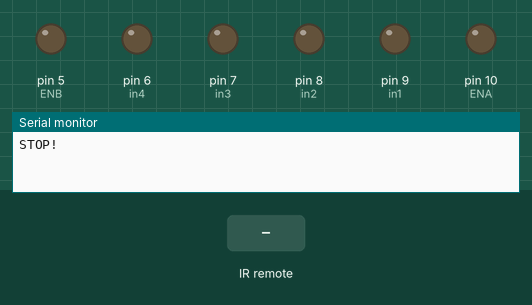
Recording of a sketch running on a simulated Arduino Uno, built with avr-gcc and run on an emulated ATmega328P. Shown: output pins drawn as LEDs (lit = HIGH), the last lines printed to the serial monitor. The test bench sets the inputs (shaded band).

Above: at 1.2 s.
1.3 s: infrared code 0xFF629D received
At 2.9 s:
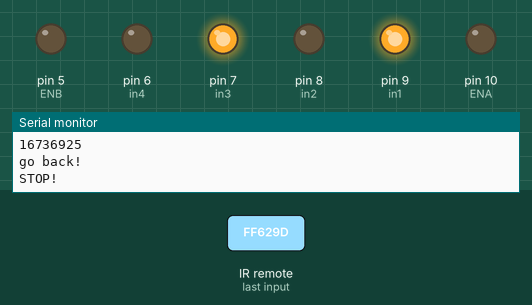
3.9 s: infrared code 0xFFA857 received
At 6.1 s:
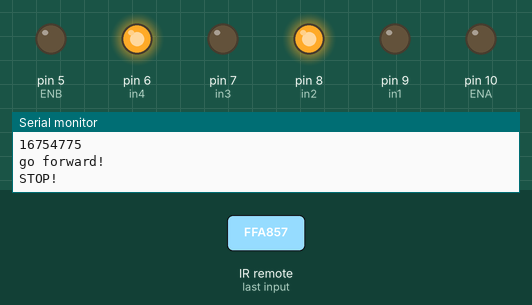
6.5 s: infrared code 0xFF22DD received
At 7.3 s:
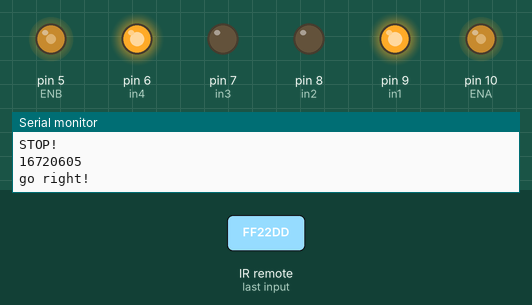
9.5 s: infrared code 0xFFC23D received
At 10.8 s:
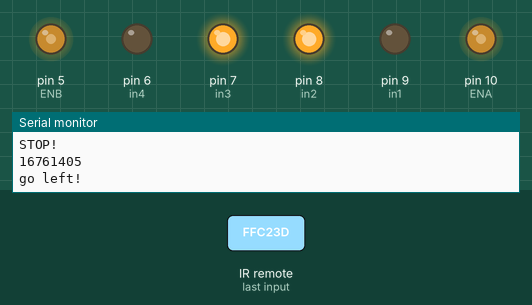
12.5 s: infrared code 0xFF629D received
At 13.0 s:
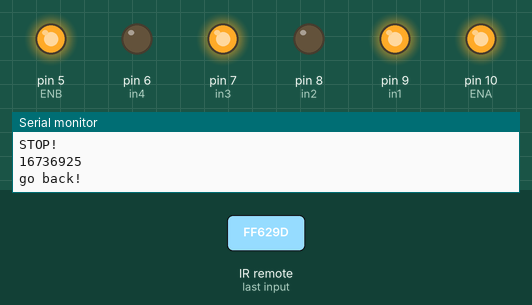
15.1 s: infrared code 0xFFA857 received
At 16.0 s:
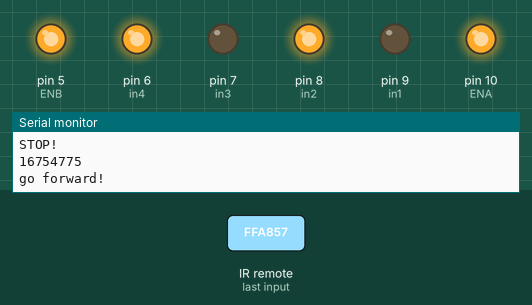
Timing chart, 0 to 18.1 s (numbered marks = the images above; inputs shaded):
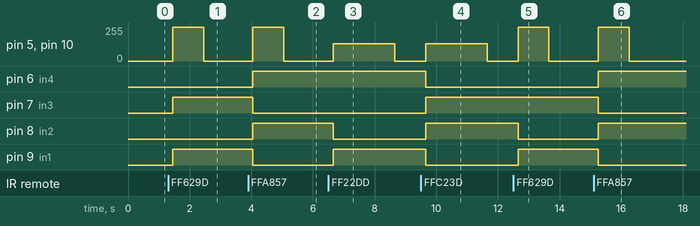

Measured:
- after the input at 1.3 s, pin 5 (ENB), pin 10 (ENA): 0/255 → 255/255 after 0.15 s, → 0/255 1.0 s later; pin 7 (in3), pin 9 (in1): LOW → HIGH after 0.15 s
- after the input at 3.9 s, pin 5 (ENB), pin 10 (ENA): 0/255 → 255/255 after 0.15 s, → 0/255 1.0 s later; pin 6 (in4), pin 8 (in2): LOW → HIGH after 0.15 s; pin 7 (in3), pin 9 (in1): HIGH → LOW after 0.15 s
- after the input at 6.5 s, pin 5 (ENB), pin 10 (ENA): 0/255 → 130/255 after 0.15 s, → 0/255 2.0 s later; pin 8 (in2): HIGH → LOW after 0.15 s; pin 9 (in1): LOW → HIGH after 0.15 s
- after the input at 9.5 s, pin 5 (ENB), pin 10 (ENA): 0/255 → 130/255 after 0.15 s, → 0/255 2.0 s later; pin 6 (in4), pin 9 (in1): HIGH → LOW after 0.15 s; pin 7 (in3), pin 8 (in2): LOW → HIGH after 0.15 s
- after the input at 12.5 s, pin 5 (ENB), pin 10 (ENA): 0/255 → 255/255 after 0.15 s, → 0/255 1.0 s later; pin 8 (in2): HIGH → LOW after 0.15 s; pin 9 (in1): LOW → HIGH after 0.15 s
- after the input at 15.1 s, pin 5 (ENB), pin 10 (ENA): 0/255 → 255/255 after 0.15 s, → 0/255 1.0 s later; pin 6 (in4), pin 8 (in2): LOW → HIGH after 0.15 s; pin 7 (in3), pin 9 (in1): HIGH → LOW after 0.15 s

The sketch:

infrared.remote.control.ino
```cpp
#include <IRremote.h>
int receiverpin = 12;
int in1=9;
int in2=8;
int in3=7;
int in4=6;
int ENA=10;
int ENB=5;
int ABS=130;
unsigned long RED;
#define A 16736925
#define B 16754775
#define X 16712445
#define C 16720605
#define D 16761405

IRrecv irrecv(receiverpin);
decode_results results;

void _mForward()
{
  digitalWrite(ENA,HIGH);
  digitalWrite(ENB,HIGH);
  digitalWrite(in1,LOW);
  digitalWrite(in2,HIGH);
  digitalWrite(in3,LOW);
  digitalWrite(in4,HIGH);
  Serial.println("go forward!");
}
void _mBack()
{
  digitalWrite(ENA,HIGH);
  digitalWrite(ENB,HIGH);
  digitalWrite(in1,HIGH);
  digitalWrite(in2,LOW);
  digitalWrite(in3,HIGH);
  digitalWrite(in4,LOW);
  Serial.println("go back!");
}
void _mleft()
{
  analogWrite(ENA,ABS);
  analogWrite(ENB,ABS);
  digitalWrite(in1,LOW);
  digitalWrite(in2,HIGH);
  digitalWrite(in3,HIGH);
  digitalWrite(in4,LOW);
  Serial.println("go left!");
}
void _mright()
{
  analogWrite(ENA,ABS);
  analogWrite(ENB,ABS);
  digitalWrite(in1,HIGH);
  digitalWrite(in2,LOW);
  digitalWrite(in3,LOW);
  digitalWrite(in4,HIGH);
  Serial.println("go right!");
}
void _mStop()
{
  digitalWrite(ENA,LOW);
  digitalWrite(ENB,LOW);
  Serial.println("STOP!");
}
void _stepStop()
{
  delay(1000);
  _mStop();
}
void _turnStop()
{
  delay(2000);
  _mStop();
}
void setup() {
  // put your setup code here, to run once:
  pinMode(in1,OUTPUT);
  pinMode(in2,OUTPUT);
  pinMode(in3,OUTPUT);
  pinMode(in4,OUTPUT);
  pinMode(ENA,OUTPUT);
  pinMode(ENB,OUTPUT);
  pinMode(receiverpin,INPUT);
  Serial.begin(9600);
  _mStop();
  irrecv.enableIRIn();
}

void loop() {
  if (irrecv.decode(&results))
  {
    RED=results.value;
    Serial.println(RED);
    irrecv.resume();
    delay(150);

    if(RED==A)
    {
      _mBack();
      _stepStop();
    }
    else if(RED==B)
    {
      _mForward();
      _stepStop();
    }
    else if(RED==C)
    {
      _mright();
      _turnStop();
    }
    else if(RED==D)
    {
      _mleft();
      _turnStop();
    }
    else if(RED==X)
    {
      _mStop();
    }
  }
}
```
